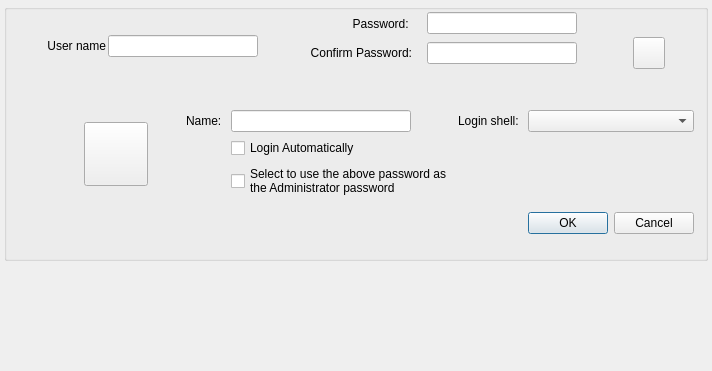
<?xml version="1.0" encoding="UTF-8"?>
<ui version="4.0">
 <class>AddUserDialog</class>
 <widget class="QDialog" name="AddUserDialog">
  <property name="geometry">
   <rect>
    <x>0</x>
    <y>0</y>
    <width>712</width>
    <height>371</height>
   </rect>
  </property>
  <property name="sizePolicy">
   <sizepolicy hsizetype="Expanding" vsizetype="Preferred">
    <horstretch>0</horstretch>
    <verstretch>0</verstretch>
   </sizepolicy>
  </property>
  <property name="windowTitle">
   <string/>
  </property>
  <layout class="QVBoxLayout" name="verticalLayout">
   <property name="spacing">
    <number>3</number>
   </property>
   <property name="leftMargin">
    <number>4</number>
   </property>
   <property name="topMargin">
    <number>4</number>
   </property>
   <property name="rightMargin">
    <number>4</number>
   </property>
   <property name="bottomMargin">
    <number>4</number>
   </property>
   <item>
    <widget class="QGroupBox" name="groupBox">
     <property name="title">
      <string/>
     </property>
     <layout class="QVBoxLayout" name="verticalLayout_3">
      <property name="spacing">
       <number>2</number>
      </property>
      <property name="leftMargin">
       <number>2</number>
      </property>
      <property name="topMargin">
       <number>2</number>
      </property>
      <property name="rightMargin">
       <number>2</number>
      </property>
      <property name="bottomMargin">
       <number>2</number>
      </property>
      <item>
       <layout class="QGridLayout" name="gridLayout">
        <item row="0" column="4" rowspan="4">
         <spacer name="horizontalSpacer_7">
          <property name="orientation">
           <enum>Qt::Horizontal</enum>
          </property>
          <property name="sizeType">
           <enum>QSizePolicy::Fixed</enum>
          </property>
          <property name="sizeHint" stdset="0">
           <size>
            <width>13</width>
            <height>20</height>
           </size>
          </property>
         </spacer>
        </item>
        <item row="0" column="5" rowspan="3" colspan="2">
         <widget class="QLineEdit" name="passLine">
          <property name="minimumSize">
           <size>
            <width>150</width>
            <height>0</height>
           </size>
          </property>
         </widget>
        </item>
        <item row="0" column="3" rowspan="3">
         <widget class="QLabel" name="label_2">
          <property name="text">
           <string>Password: </string>
          </property>
          <property name="alignment">
           <set>Qt::AlignRight|Qt::AlignTrailing|Qt::AlignVCenter</set>
          </property>
         </widget>
        </item>
        <item row="3" column="5" colspan="2">
         <widget class="QLineEdit" name="confirmPassLine">
          <property name="minimumSize">
           <size>
            <width>150</width>
            <height>0</height>
           </size>
          </property>
         </widget>
        </item>
        <item row="0" column="11" rowspan="4">
         <spacer name="horizontalSpacer_5">
          <property name="orientation">
           <enum>Qt::Horizontal</enum>
          </property>
          <property name="sizeHint" stdset="0">
           <size>
            <width>40</width>
            <height>20</height>
           </size>
          </property>
         </spacer>
        </item>
        <item row="3" column="3">
         <widget class="QLabel" name="label_3">
          <property name="text">
           <string>Confirm Password:</string>
          </property>
          <property name="alignment">
           <set>Qt::AlignRight|Qt::AlignTrailing|Qt::AlignVCenter</set>
          </property>
         </widget>
        </item>
        <item row="0" column="9" rowspan="4">
         <spacer name="horizontalSpacer_3">
          <property name="orientation">
           <enum>Qt::Horizontal</enum>
          </property>
          <property name="sizeType">
           <enum>QSizePolicy::Fixed</enum>
          </property>
          <property name="sizeHint" stdset="0">
           <size>
            <width>20</width>
            <height>20</height>
           </size>
          </property>
         </spacer>
        </item>
        <item row="0" column="0" rowspan="4">
         <spacer name="horizontalSpacer_4">
          <property name="orientation">
           <enum>Qt::Horizontal</enum>
          </property>
          <property name="sizeHint" stdset="0">
           <size>
            <width>40</width>
            <height>20</height>
           </size>
          </property>
         </spacer>
        </item>
        <item row="1" column="1" rowspan="4">
         <layout class="QVBoxLayout" name="userNameLayout">
          <item>
           <layout class="QHBoxLayout" name="horizontalLayout">
            <property name="topMargin">
             <number>15</number>
            </property>
            <property name="bottomMargin">
             <number>5</number>
            </property>
            <item>
             <widget class="QLabel" name="label">
              <property name="text">
               <string>User name</string>
              </property>
              <property name="alignment">
               <set>Qt::AlignRight|Qt::AlignTrailing|Qt::AlignVCenter</set>
              </property>
             </widget>
            </item>
            <item>
             <widget class="QLineEdit" name="userNameLine">
              <property name="minimumSize">
               <size>
                <width>150</width>
                <height>0</height>
               </size>
              </property>
              <property name="toolTip">
               <string>&lt;html&gt;&lt;head/&gt;&lt;body&gt;&lt;p&gt;The user name may consist of a lowercase character or &amp;quot;_&amp;quot;, followed by up to 31 lowercase characters, digits or &amp;quot;_&amp;quot; and &amp;quot;-&amp;quot;.&lt;/p&gt;&lt;/body&gt;&lt;/html&gt;</string>
              </property>
             </widget>
            </item>
           </layout>
          </item>
          <item>
           <layout class="QHBoxLayout" name="horizontalLayout_2">
            <item>
             <widget class="QLabel" name="iconUsername">
              <property name="sizePolicy">
               <sizepolicy hsizetype="Fixed" vsizetype="Preferred">
                <horstretch>0</horstretch>
                <verstretch>0</verstretch>
               </sizepolicy>
              </property>
              <property name="maximumSize">
               <size>
                <width>40</width>
                <height>16777215</height>
               </size>
              </property>
              <property name="text">
               <string/>
              </property>
             </widget>
            </item>
            <item>
             <widget class="QLabel" name="labelUsernameError">
              <property name="text">
               <string/>
              </property>
             </widget>
            </item>
           </layout>
          </item>
         </layout>
        </item>
        <item row="0" column="7" rowspan="4" colspan="2">
         <widget class="QLabel" name="confirmPwCheck">
          <property name="minimumSize">
           <size>
            <width>32</width>
            <height>32</height>
           </size>
          </property>
          <property name="maximumSize">
           <size>
            <width>32</width>
            <height>32</height>
           </size>
          </property>
          <property name="text">
           <string/>
          </property>
         </widget>
        </item>
        <item row="0" column="2" rowspan="4">
         <spacer name="horizontalSpacer">
          <property name="orientation">
           <enum>Qt::Horizontal</enum>
          </property>
          <property name="sizeType">
           <enum>QSizePolicy::Fixed</enum>
          </property>
          <property name="sizeHint" stdset="0">
           <size>
            <width>50</width>
            <height>20</height>
           </size>
          </property>
         </spacer>
        </item>
        <item row="3" column="10">
         <widget class="QPushButton" name="userDetails">
          <property name="minimumSize">
           <size>
            <width>32</width>
            <height>32</height>
           </size>
          </property>
          <property name="maximumSize">
           <size>
            <width>32</width>
            <height>32</height>
           </size>
          </property>
          <property name="toolTip">
           <string>Include more information about this user.</string>
          </property>
          <property name="text">
           <string/>
          </property>
          <property name="icon">
           <iconset resource="../netinstall/netinstall.qrc">
            <normaloff>:/images/arrow-up.png</normaloff>
            <activeon>:/images/arrow-down.png</activeon>:/images/arrow-up.png</iconset>
          </property>
         </widget>
        </item>
       </layout>
      </item>
      <item>
       <spacer name="verticalSpacer_3">
        <property name="orientation">
         <enum>Qt::Vertical</enum>
        </property>
        <property name="sizeType">
         <enum>QSizePolicy::Fixed</enum>
        </property>
        <property name="sizeHint" stdset="0">
         <size>
          <width>20</width>
          <height>5</height>
         </size>
        </property>
       </spacer>
      </item>
      <item>
       <widget class="QLabel" name="pwERRORLabel">
        <property name="text">
         <string/>
        </property>
        <property name="alignment">
         <set>Qt::AlignCenter</set>
        </property>
       </widget>
      </item>
      <item>
       <widget class="QWidget" name="extWidget" native="true">
        <layout class="QGridLayout" name="gridLayout_2">
         <item row="1" column="2" rowspan="3">
          <spacer name="horizontalSpacer_2">
           <property name="orientation">
            <enum>Qt::Horizontal</enum>
           </property>
           <property name="sizeType">
            <enum>QSizePolicy::Fixed</enum>
           </property>
           <property name="sizeHint" stdset="0">
            <size>
             <width>20</width>
             <height>20</height>
            </size>
           </property>
          </spacer>
         </item>
         <item row="2" column="5" colspan="2">
          <widget class="QCheckBox" name="autoLoginCheckBox">
           <property name="text">
            <string>Login Automatically</string>
           </property>
          </widget>
         </item>
         <item row="4" column="0" colspan="8">
          <widget class="QWidget" name="rootPwWidget" native="true">
           <layout class="QGridLayout" name="gridLayout_4">
            <item row="0" column="1">
             <spacer name="horizontalSpacer_11">
              <property name="orientation">
               <enum>Qt::Horizontal</enum>
              </property>
              <property name="sizeHint" stdset="0">
               <size>
                <width>40</width>
                <height>20</height>
               </size>
              </property>
             </spacer>
            </item>
            <item row="0" column="0">
             <spacer name="horizontalSpacer_9">
              <property name="orientation">
               <enum>Qt::Horizontal</enum>
              </property>
              <property name="sizeHint" stdset="0">
               <size>
                <width>40</width>
                <height>20</height>
               </size>
              </property>
             </spacer>
            </item>
           </layout>
          </widget>
         </item>
         <item row="1" column="7">
          <widget class="QLabel" name="label_5">
           <property name="text">
            <string>Login shell: </string>
           </property>
          </widget>
         </item>
         <item row="3" column="5" colspan="2">
          <widget class="QCheckBox" name="rootUsesUserPwCheckBox">
           <property name="text">
            <string>Select to use the above password as 
the Administrator password</string>
           </property>
          </widget>
         </item>
         <item row="1" column="0" rowspan="3">
          <spacer name="horizontalSpacer_8">
           <property name="orientation">
            <enum>Qt::Horizontal</enum>
           </property>
           <property name="sizeHint" stdset="0">
            <size>
             <width>40</width>
             <height>20</height>
            </size>
           </property>
          </spacer>
         </item>
         <item row="1" column="1" rowspan="3">
          <widget class="QPushButton" name="avatar">
           <property name="minimumSize">
            <size>
             <width>64</width>
             <height>64</height>
            </size>
           </property>
           <property name="text">
            <string/>
           </property>
          </widget>
         </item>
         <item row="4" column="8">
          <widget class="QDialogButtonBox" name="dialogButtonBox">
           <property name="standardButtons">
            <set>QDialogButtonBox::Cancel|QDialogButtonBox::Ok</set>
           </property>
          </widget>
         </item>
         <item row="1" column="5" colspan="2">
          <widget class="QLineEdit" name="nameLine">
           <property name="maximumSize">
            <size>
             <width>180</width>
             <height>16777215</height>
            </size>
           </property>
          </widget>
         </item>
         <item row="1" column="4">
          <widget class="QLabel" name="label_4">
           <property name="text">
            <string>Name: </string>
           </property>
          </widget>
         </item>
         <item row="1" column="8">
          <widget class="QComboBox" name="loginShellSelection"/>
         </item>
        </layout>
       </widget>
      </item>
      <item>
       <spacer name="verticalSpacer">
        <property name="orientation">
         <enum>Qt::Vertical</enum>
        </property>
        <property name="sizeType">
         <enum>QSizePolicy::Fixed</enum>
        </property>
        <property name="sizeHint" stdset="0">
         <size>
          <width>20</width>
          <height>5</height>
         </size>
        </property>
       </spacer>
      </item>
     </layout>
    </widget>
   </item>
   <item>
    <spacer name="verticalSpacer_2">
     <property name="orientation">
      <enum>Qt::Vertical</enum>
     </property>
     <property name="sizeType">
      <enum>QSizePolicy::Expanding</enum>
     </property>
     <property name="sizeHint" stdset="0">
      <size>
       <width>1</width>
       <height>1</height>
      </size>
     </property>
    </spacer>
   </item>
  </layout>
 </widget>
 <tabstops>
  <tabstop>userNameLine</tabstop>
  <tabstop>passLine</tabstop>
  <tabstop>confirmPassLine</tabstop>
  <tabstop>nameLine</tabstop>
  <tabstop>autoLoginCheckBox</tabstop>
  <tabstop>rootUsesUserPwCheckBox</tabstop>
  <tabstop>avatar</tabstop>
 </tabstops>
 <resources>
  <include location="../netinstall/netinstall.qrc"/>
 </resources>
 <connections/>
</ui>
